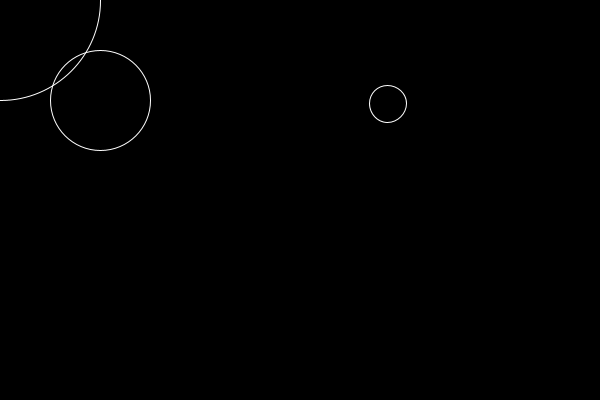
Frame 1 (no input)
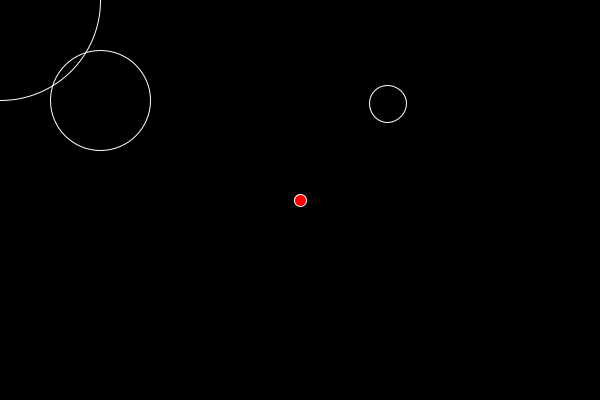
Frame 60 (the mouse pressed at the canvas centre just before this capture)
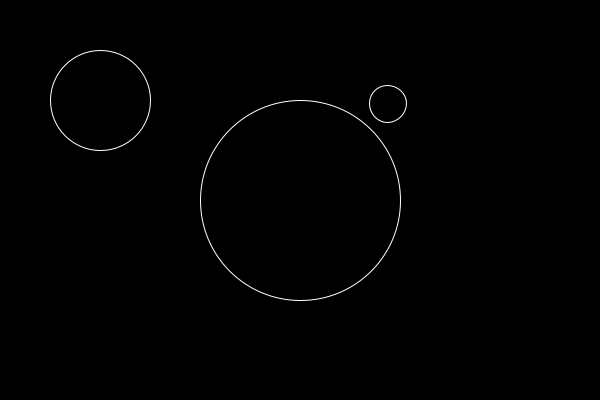
Frame 120 (the mouse held since frame 60 and released just before this capture)

The Processing sketch that drew these frames (run headless with seeded random() and noise(); from frame 60 on, the mouse is pressed at the canvas centre):

// Processing sketch: particulas
// ── particulas.pde
Particula p1;
Particula p2;
Particula p3;

void setup() {
  size(600, 400);
  p1 =  new Particula(100, 100, 50);
  p2 = new Particula(500, 200, 100);
  p3 = new Particula();
}

void draw() {
  background(0);
  
  //quando o objeto toca o outro surge um novo objeto
  /*float d = dist(p1.x, p1.y, p2.x, p2.y);
  if (d < p1.r + p2.r) {
    fill(255, 0, 0);
    ellipse(300, 200, 12, 12);  
  }*/
  
  if (p1.sobrepor(p2)) {
    fill(255, 0, 0);
    ellipse(300, 200, 12, 12);  
  }

  p2.x = mouseX;
  p2.y = mouseY;

  p1.display();
  p2.display();
  p3.display();
}

// ── particulas_p2.pde
class Particula {
  float x, y;
  float r;
  
  Particula() {
   x = random(width);
   y = random(height);
   r = random(4,19);
    
    
  }

  Particula(float tempX, float tempY, float tempR){
  x = tempX;
  y = tempY;
  r = tempR;
}

boolean sobrepor(Particula other) {
  float d = dist(x, y, other.x, other.y);
  if (d < r + other.r) {
    return true;     
  } else {
    return false;
  }
}

void display() {
  stroke(255);
  noFill();
  ellipse(x, y, r*2, r*2);
}

}
